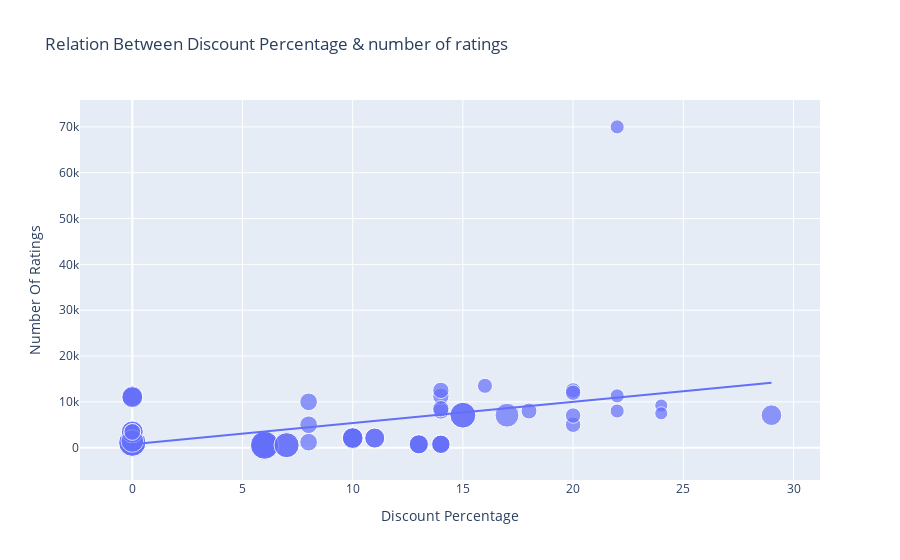

Notebook code for this chart:
### Markdown cell above
### Relation between discount percentage and number of rating

### Code cell
figure=px.scatter(data_frame = data,x="Discount Percentage",y="Number Of Ratings",
                  trendline="ols",size="Sale Price",title="Relation Between Discount Percentage & number of ratings")
figure.show()

### Figure 1 — Plotly figure (JSON) as saved in the notebook; plotly's stock layout.template omitted (floating-point values rounded to 4 significant figures)
{"data": [{"hovertemplate": "Discount Percentage=%{x}<br>Number Of Ratings=%{y}<br>Sale Price=%{marker.size}<extra></extra>", "legendgroup": "", "marker": {"color": "#636efa", "size": [117100, 117100, 117100, 131900, 131900, 49900, 41999, 41999, 41999, 84900, 84900, 49900, 89900, 49900, 99900, 130900, 75900, 41999, 39999, 74999, 117900, 117900, 120900, 75900, 70900, 120900, 75900, 75900, 120900, 130900, 46999, 46999, 46999, 54999, 54999, 130900, 130900, 120900, 75900, 70900, 46999, 54999, 44999, 77000, 77000, 77000, 59900, 120900, 64900, 140900, 64900, 110900, 59900, 64900, 59900, 140900, 110900, 29999, 34999, 29999, 34999, 34999], "sizemode": "area", "sizeref": 352.2, "symbol": "circle"}, "mode": "markers", "name": "", "orientation": "v", "showlegend": false, "type": "scatter", "x": [0, 0, 0, 0, 0, 0, 20, 20, 20, 0, 0, 0, 0, 0, 17, 6, 10, 20, 16, 29, 15, 15, 6, 10, 11, 6, 10, 10, 6, 6, 14, 14, 14, 8, 8, 6, 6, 6, 10, 11, 14, 8, 18, 0, 0, 0, 14, 6, 13, 6, 13, 7, 14, 13, 14, 6, 7, 24, 22, 24, 22, 22], "xaxis": "x", "y": [1078, 1078, 1078, 1078, 1078, 3431, 5000, 12500, 12000, 3431, 3431, 3431, 1454, 3431, 7081, 580, 2101, 7000, 13500, 7088, 7088, 7088, 580, 2092, 2092, 580, 2101, 2101, 580, 580, 8000, 11200, 12500, 1200, 10000, 580, 580, 580, 2101, 2101, 8500, 5000, 8000, 11202, 11202, 11000, 740, 545, 740, 542, 730, 545, 740, 730, 740, 545, 545, 9200, 8000, 7500, 70000, 11301], "yaxis": "y"}, {"hovertemplate": "<b>OLS trendline</b><br>Number Of Ratings = 462.299 * Discount Percentage + 764.218<br>R<sup>2</sup>=0.142625<br><br>Discount Percentage=%{x}<br>Number Of Ratings=%{y} <b>(trend)</b><extra></extra>", "legendgroup": "", "marker": {"color": "#636efa", "symbol": "circle"}, "mode": "lines", "name": "", "showlegend": false, "type": "scatter", "x": [0, 0, 0, 0, 0, 0, 0, 0, 0, 0, 0, 0, 0, 0, 6, 6, 6, 6, 6, 6, 6, 6, 6, 6, 6, 7, 7, 8, 8, 8, 10, 10, 10, 10, 10, 11, 11, 13, 13, 13, 14, 14, 14, 14, 14, 14, 14, 15, 15, 16, 17, 18, 20, 20, 20, 20, 22, 22, 22, 24, 24, 29], "xaxis": "x", "y": [764.2, 764.2, 764.2, 764.2, 764.2, 764.2, 764.2, 764.2, 764.2, 764.2, 764.2, 764.2, 764.2, 764.2, 3538.0, 3538.0, 3538.0, 3538.0, 3538.0, 3538.0, 3538.0, 3538.0, 3538.0, 3538.0, 3538.0, 4000.0, 4000.0, 4463.0, 4463.0, 4463.0, 5387.0, 5387.0, 5387.0, 5387.0, 5387.0, 5850.0, 5850.0, 6774.0, 6774.0, 6774.0, 7236.0, 7236.0, 7236.0, 7236.0, 7236.0, 7236.0, 7236.0, 7699.0, 7699.0, 8161.0, 8623.0, 9086.0, 10010.0, 10010.0, 10010.0, 10010.0, 10930.0, 10930.0, 10930.0, 11860.0, 11860.0, 14170.0], "yaxis": "y"}], "layout": {"legend": {"itemsizing": "constant", "tracegroupgap": 0}, "title": {"text": "Relation Between Discount Percentage & number of ratings"}, "xaxis": {"anchor": "y", "domain": [0, 1], "title": {"text": "Discount Percentage"}}, "yaxis": {"anchor": "x", "domain": [0, 1], "title": {"text": "Number Of Ratings"}}}}
